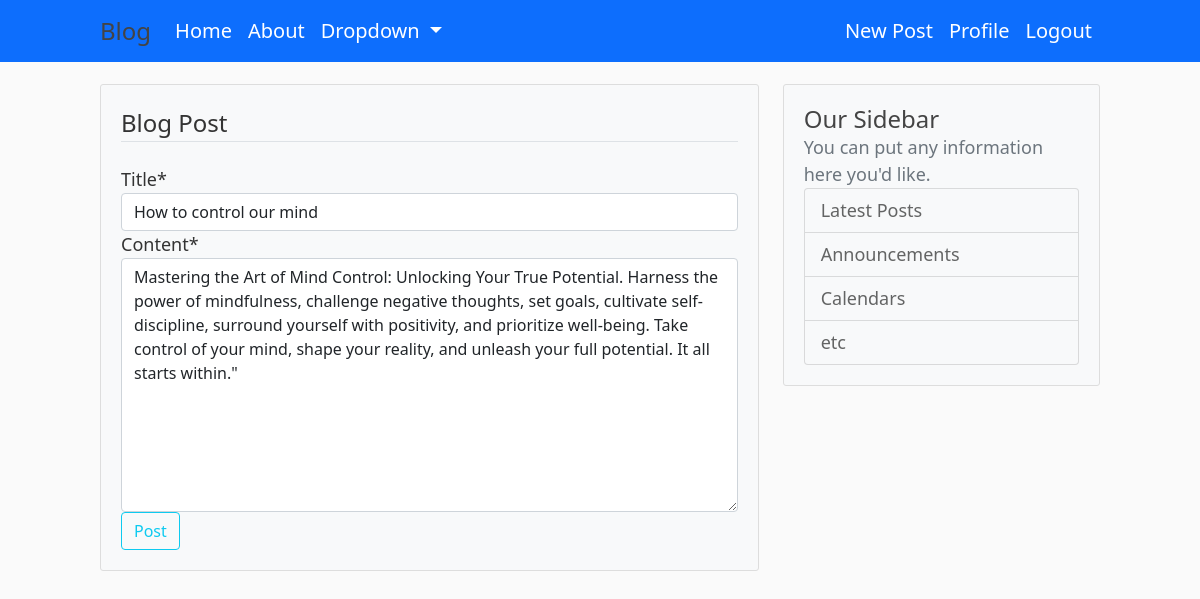
The app's page /post/1/update/ (signed in) with its own data.
### blog/models.py (models this page shows, shortened)
class Post(models.Model):
    title = models.CharField(max_length=10000)
    content = models.TextField()
    date_posted = models.DateTimeField(default=timezone.now)
    author = models.ForeignKey(User,on_delete=models.CASCADE)

### blog/views.py (the view, shortened to what this page needs)
# urls.py: path('post/<int:pk>/update/', PostUpdateView.as_view(), name='post-update'),
class PostUpdateView(LoginRequiredMixin, UserPassesTestMixin, UpdateView):
    model = Post
    fields = ['title', 'content']
    def test_func(self) :
        post = self.get_object()
        if self.request.user == post.author:
            return True
        return False

### blog/templates/blog/post_form.html (shortened to what this page needs)
{% extends "blog/base.html" %}
{% load crispy_forms_tags %}
{% block content %}
<div class="content-section">
    <form method="POST">
        <fieldset class="form-group">
            <legend class="border-bottom mb-4">Blog Post</legend>
            {{ form|crispy }}
        </fieldset>
        <div class="form-group">
            <button class="btn btn-outline-info" type="submit">Post</button>
        </div>
    </form>
</div>
{% endblock content %}

### blog/static/blog/main.css (style rules this page uses)
body { background: #fafafa; color: #333333; margin-top: 5rem; }
.content-section { background: #ffffff; padding: 10px 20px; border: 1px solid #dddddd; border-radius: 3px; margin-bottom: 20px; }

### blog/templates/blog/base.html (style rules this page uses)
body { margin-top: 5%; font-size: 18px; color: #333; }
.content-section { background-color: #f8f9fa; padding: 20px; }

### records on screen
Post: title "How to control our mind", content "Mastering the Art of Mind Control: Unlocking Your True Potential. Harness the power of mindfulness, challenge negative thoughts, set goals, cultivate self-discipline, surround yourself with positivity, and prioritize well-being. Take control of your mind, shape your reality, and unleash your full potential. It all starts within.\""
